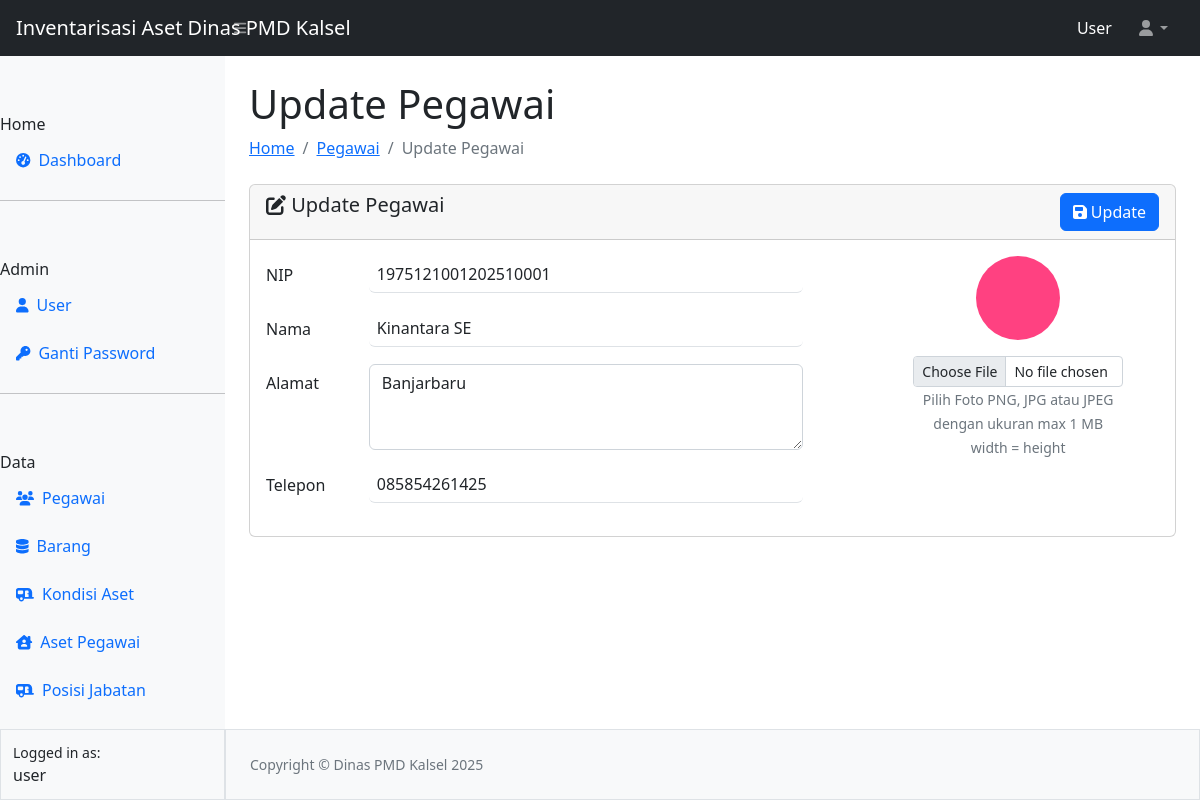
The app's page /pegawai/editpegawai.php?id=4 (signed in) with its own data.
### tables this page shows
CREATE TABLE `tbl_pegawaii` (
  `id` int(11) NOT NULL,
  `nip` varchar(30) NOT NULL,
  `nama` varchar(100) NOT NULL,
  `alamat` varchar(128) NOT NULL,
  `telepon` varchar(20) NOT NULL,
  `foto` varchar(100) NOT NULL
);

### pegawai/editpegawai.php (the view, shortened to what this page needs)
<?php
require_once "../config.php";
require_once "../template/header.php";
require_once "../template/navbar.php";
require_once "../template/sidebar.php";
$id = $_GET['id'];
$queryPegawai = mysqli_query($koneksi, "SELECT * FROM tbl_pegawaii WHERE id= $id");
$data = mysqli_fetch_array($queryPegawai);
?>
<div id="layoutSidenav_content">
                <main>
                    <div class="container-fluid px-4">
                        <h1 class="mt-4">Update Pegawai</h1>
                        <ol class="breadcrumb mb-4">
                            <li class="breadcrumb-item"><a href="../index.php">Home</a></li>
                            <li class="breadcrumb-item"><a href="pegawai.php">Pegawai</a></li>
                            <li class="breadcrumb-item active">Update Pegawai</li>
                        </ol>
                        <form action="prosespegawai.php" method="POST" enctype="multipart/form-data">
                        <div class="card">
                  <div class="card-header">
                    <span class="h5 my-2"><i class="fa-solid fa-pen-to-square"></i> Update Pegawai</span>
                    <button type="submit" name="update" class="btn btn-primary float-end"><i class="fa-solid fa-floppy-disk"></i> Update</button>
                  </div>
                  <div class="card-body">
                    <div class="row">
                      <div class="col-8">
                      <div class="mb-3 row">
                        <label for="nip" class="col-sm-2 col-form-label">NIP</label>
                        <label for="nip" class="col-sm-1 col-form-label">:</label>
                        <div class="col-sm-9" style="margin-left: -50px;">
                          <input type="text" name="nip" pattern="[0-9]{18,}" title="minimal 18 angka" class="form-control ps-2 border-0 border-bottom" value="<?= $data['nip'] ?>" required>
                        </div>
                      </div>
                      <div class="mb-3 row">
                        <label for="nama" class="col-sm-2 col-form-label">Nama</label>
                        <label for="nama" class="col-sm-1 col-form-label">:</label>
                        <div class="col-sm-9" style="margin-left: -50px;">
                          <input type="text" name="nama" class="form-control ps-2 border-0 border-bottom" value="<?= $data['nama'] ?>" required>
                        </div>
                      </div>
                      <div class="mb-3 row">
                        <label for="alamat" class="col-sm-2 col-form-label">Alamat</label>
                        <label for="alamat" class="col-sm-1 col-form-label">:</label>
                        <div class="col-sm-9" style="margin-left: -50px;">
                        <textarea name="alamat" id="alamat" cols="30" rows="3" class="form-control" required><?= $data ['alamat'] ?></textarea>
                        </div>
                      </div>
                      <div class="mb-3 row">
                        <label for="telepon" class="col-sm-2 col-form-label">Telepon</label>
                        <label for="telepon" class="col-sm-1 col-form-label">:</label>
                        <div class="col-sm-9" style="margin-left: -50px;">
                          <input type="tel" name="telepon" pattern="[0-9]{5,}" title="minimal 5 angka" class="form-control ps-2 border-0 border-bottom" value="<?= $data['telepon'] ?>" required>
                        </div>
                      </div>
                      </div>
                      <div class="col-4 text-center px-5">
                        <img src="../asset/img/<?= $data['foto'] ?>" class="mb-3 rounded-circle" width="40%" alt="">
                        <input type="file" name="image" class="form-control form-control-sm">
                        <small class="text-secondary">Pilih Foto PNG, JPG atau JPEG dengan ukuran max 1 MB</small>
                        <div><small class="text-secondary">width = height</small></div>
                      </div>
                    </div>
                  </div>
                </div>
                </form>
                    </div>
                </main>
<?php
require_once "../template/footer.php";
?>

### records on screen
tbl_pegawaii: nip "1975121001202510001", nama "Kinantara SE", alamat "Banjarbaru", telepon "085854261425", foto (picture)

### other values on screen
$_SESSION["ssUser"] "User"
$_SESSION["ssUser"] "user"
